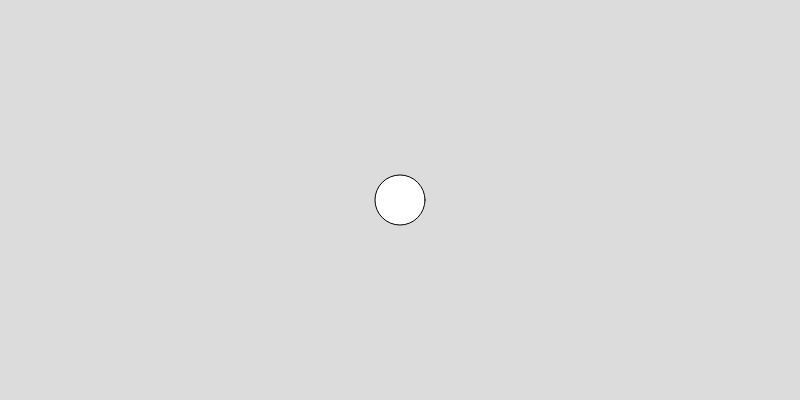
Frame 1 (no input)
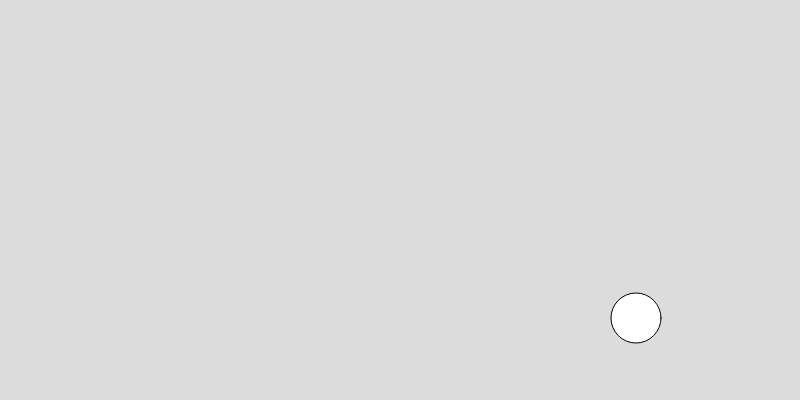
Frame 60 (no input)
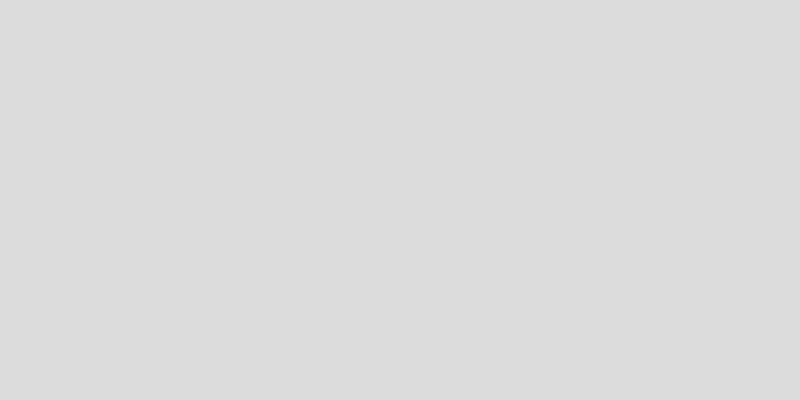
Frame 120 (the mouse pressed at the canvas centre since frame 60)

The p5.js sketch that drew these frames (run headless with seeded random() and noise() and a simulated clock; from frame 60 on, the mouse is pressed at the canvas centre):

// p5.js sketch
// ── sketch.js
// Declare a variable for the x or horizontal position of the circle
let x;
// Declare a variable for the y or vertical position of the circle
let y;
// Declare a variable to describe the relationship between the width and height of the canvas.
let w2h;
// Declare a variable for how fast the circle will travel horizontally.
let xspeed;
// Declare and initialize a variable for how fast the circle will travel vertically.
let yspeed = 2;

function setup() {
  createCanvas(800, 400);
  // Calculate the relationship between the width and height of the canvas...width = ? * height
  w2h = width/height; // 800/400 = 2
  
  // Initialize x to be in the middle
  x = width/2;
  y = height/2;
  
  // Calculate the xspeed relative to the yspeed and the aspect ratio of the canvas
  xspeed = yspeed * w2h; // 1 * 2
}

function draw() {
  
  // Draw the background
  background(220);
  
  // Use x and y
  ellipse(x, y, 50, 50);
  
  // Update x and y
  x+=xspeed;
  y+=yspeed;
  
  // Print out the value of x
  //console.log(x);
  
}
